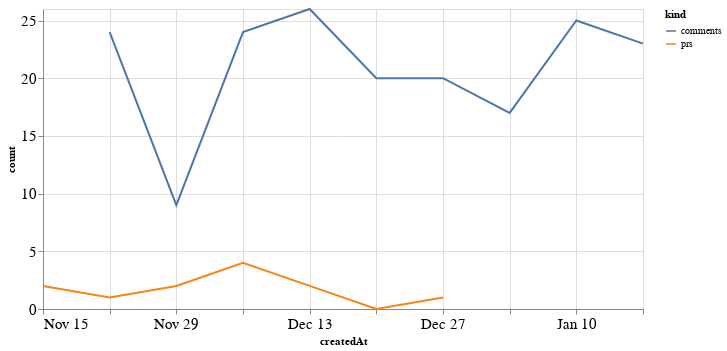

Notebook code cell kept with this figure:
### Code cell
alt.Chart(total_time, width=600).mark_line().encode(
    x='createdAt',
    y='count',
    color='kind'
)

### Figure 1 — Vega-Lite specification as saved in the notebook (floating-point values rounded to 4 significant figures)
{"config": {"axisLeft": {"labelFontSize": 15}, "axisBottom": {"labelFontSize": 15}}, "data": {"name": "data-9c495d218f321901b0a06f1a3ba5b376"}, "mark": "line", "encoding": {"color": {"type": "nominal", "field": "kind"}, "x": {"type": "temporal", "field": "createdAt"}, "y": {"type": "quantitative", "field": "count"}}, "width": 600, "$schema": "https://vega.github.io/schema/vega-lite/v4.8.1.json", "datasets": {"data-9c495d218f321901b0a06f1a3ba5b376": [{"createdAt": "2020-11-15T00:00:00", "kind": "prs", "count": 2.0}, {"createdAt": "2020-11-22T00:00:00", "kind": "prs", "count": 1.0}, {"createdAt": "2020-11-29T00:00:00", "kind": "prs", "count": 2.0}, {"createdAt": "2020-12-06T00:00:00", "kind": "prs", "count": 4.0}, {"createdAt": "2020-12-13T00:00:00", "kind": "prs", "count": 2.0}, {"createdAt": "2020-12-20T00:00:00", "kind": "prs", "count": 0.0}, {"createdAt": "2020-12-27T00:00:00", "kind": "prs", "count": 1.0}, {"createdAt": "2021-01-03T00:00:00", "kind": "prs", "count": null}, {"createdAt": "2021-01-10T00:00:00", "kind": "prs", "count": null}, {"createdAt": "2021-01-17T00:00:00", "kind": "prs", "count": null}, {"createdAt": "2020-11-15T00:00:00", "kind": "comments", "count": null}, {"createdAt": "2020-11-22T00:00:00", "kind": "comments", "count": 24.0}, {"createdAt": "2020-11-29T00:00:00", "kind": "comments", "count": 9.0}, {"createdAt": "2020-12-06T00:00:00", "kind": "comments", "count": 24.0}, {"createdAt": "2020-12-13T00:00:00", "kind": "comments", "count": 26.0}, {"createdAt": "2020-12-20T00:00:00", "kind": "comments", "count": 20.0}, {"createdAt": "2020-12-27T00:00:00", "kind": "comments", "count": 20.0}, {"createdAt": "2021-01-03T00:00:00", "kind": "comments", "count": 17.0}, {"createdAt": "2021-01-10T00:00:00", "kind": "comments", "count": 25.0}, {"createdAt": "2021-01-17T00:00:00", "kind": "comments", "count": 23.0}]}}
